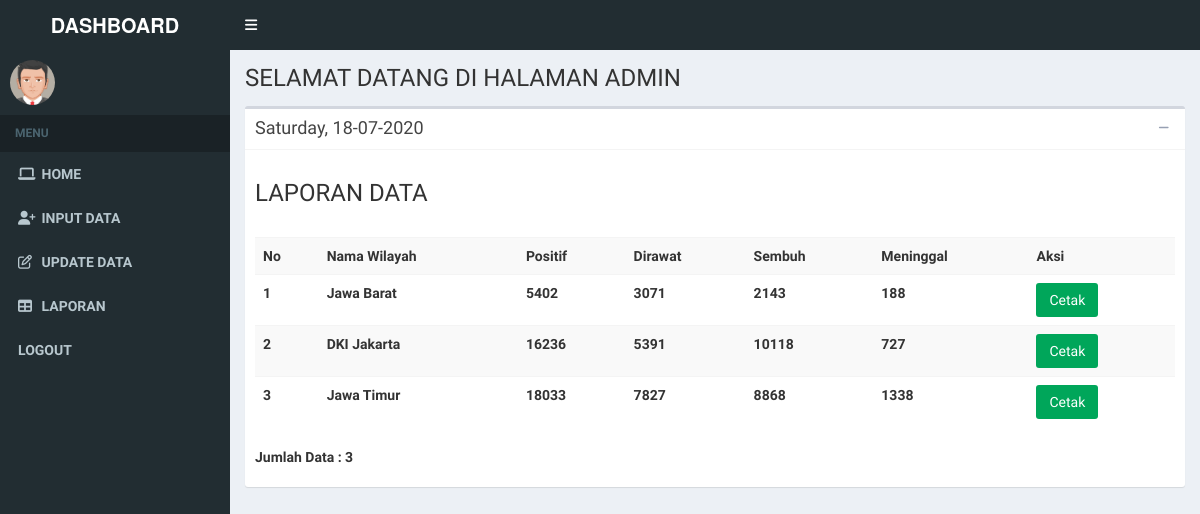
Screenshot of /page/home.php?page=laporan with the database file from the repository.
### tables this page shows
CREATE TABLE `data_pasien` (
  `id` int(11) NOT NULL,
  `area` varchar(50) NOT NULL,
  `positif` int(255) NOT NULL,
  `rawat` int(255) NOT NULL,
  `sembuh` int(255) NOT NULL,
  `meninggal` int(255) NOT NULL
);

### page/laporan.php (the view)
<div class="menu">
	<h3>LAPORAN DATA</h3><br>
	<div class="kotak_list">
	<table class="table table-striped">
		<tr>
			<th>No</th>
			<th>Nama Wilayah</th>
			<th>Positif</th>
			<th>Dirawat</th>
			<th>Sembuh</th>
			<th>Meninggal</th>
			<th>Aksi</th>
		<?php
			include '../koneksi.php';
			$query = mysqli_query($db, "SELECT * FROM data_pasien");
			$no = 0;
			while($data = mysqli_fetch_array($query)){
				$no++; ?>
			<tr>
				<td><?php echo $no; ?></td>
				<td><?php echo $data['area'];?></td>
				<td><?php echo $data['positif'];?></td>
				<td><?php echo $data['rawat'];?></td>
				<td><?php echo $data['sembuh'];?></td>
				<td><?php echo $data['meninggal'];?></td>
				<td>
					<a href="?page=cetak&id=<?php echo $data['id'];?>" class="btn bg-green" onclick="return confirm('Cetak Data Ini?');">Cetak</a>
				</td>
			</tr>
	    <?php } ?>
	</table>
	</div>
	<p>Jumlah Data : <?php echo mysqli_num_rows($query) ?>
</div>

### page/home.php (shortened to what this page needs)
<!DOCTYPE html>
<html>
<head>
  <link rel="stylesheet" href="../bower_components/bootstrap/dist/css/bootstrap.min.css">
  <link rel="stylesheet" href="../bower_components/font-awesome/css/font-awesome.min.css">
  <link rel="stylesheet" href="../bower_components/Ionicons/css/ionicons.min.css">
  <link rel="stylesheet" href="../bower_components/bootstrap-daterangepicker/daterangepicker.css">
  <link rel="stylesheet" href="../bower_components/bootstrap-datepicker/dist/css/bootstrap-datepicker.min.css">
  <link rel="stylesheet" href="../plugins/iCheck/all.css">
  <link rel="stylesheet" href="../bower_components/bootstrap-colorpicker/dist/css/bootstrap-colorpicker.min.css">
  <link rel="stylesheet" href="../plugins/timepicker/bootstrap-timepicker.min.css">
  <link rel="stylesheet" href="../bower_components/select2/dist/css/select2.min.css">
  <link rel="stylesheet" href="../dist/css/AdminLTE.min.css">
  <link rel="stylesheet" href="../dist/css/skins/_all-skins.min.css">
</head>
<body class="hold-transition skin-green sidebar-mini">
<div class="wrapper">
  <header class="main-header">
    <a href="home.php" class="logo" style="background-color: #222d32;">
      <span class="logo-lg"><b>DASHBOARD</span>
    </a>
    <nav class="navbar navbar-static-top" style="background-color: #222d32;">
      <a href="#" class="sidebar-toggle" data-toggle="push-menu" role="button">
      </a>
    </nav>
  </header>
  <aside class="main-sidebar">
    <section class="sidebar">
      <div class="user-panel">
        <div class="pull-left image">
          <img src="../dist/img/gambar1.png" class="img-circle" alt="User">
        </div>
        <div class="pull-left info">
        </div>
      </div>
      <ul class="sidebar-menu" data-widget="tree">
        <li class="header">MENU</li>
        <li class="">
          <a href="?page=home">
            <i class="fa fa-laptop"></i> <span>HOME</span>
          </a>
        </li>
        <li class="">
          <a href="?page=input">
            <i class="fa fa-user-plus"></i> <span>INPUT DATA</span>
          </a>
        </li>
        <li class="">
          <a href="?page=edit">
            <i class="fa fa-edit"></i> <span>UPDATE DATA</span>
          </a>
        </li>
        <li class="">
          <a href="?page=laporan">
            <i class="fa fa-table"></i> <span>LAPORAN</span>
          </a>
        </li>
        <li class="">
          <a href="logout.php">
            <span>LOGOUT</span>
          </a>
        </li>
    </section>
  </aside>
  <div class="content-wrapper">
    <section class="content-header">
      <h1>
        SELAMAT DATANG DI HALAMAN ADMIN
      </h1>
    </section>
    <section class="content">
      <div class="box">
        <div class="box-header with-border">
          <h3 class="box-title"><?php echo date('l, d-m-Y');?></h3>
          <div class="box-tools pull-right">
            <button type="button" class="btn btn-box-tool" data-widget="collapse" data-toggle="tooltip"
                    title="Collapse">
              <i class="fa fa-minus"></i></button>
          </div>
        </div>
        <div class="box-body">
          <?php
            switch ($_GET['page']) {
              case 'laporan':
                include 'laporan.php';
                break;
            }
          ?>
        </div>
      </div>
    </section>
  </div>
</div>
</body>
</html>

### rows the page displays
data_pasien: area "Jawa Barat", positif "5402", rawat "3071", sembuh "2143", meninggal "188"
data_pasien: area "DKI Jakarta", positif "16236", rawat "5391", sembuh "10118", meninggal "727"
data_pasien: area "Jawa Timur", positif "18033", rawat "7827", sembuh "8868", meninggal "1338"

### other values shown
mysqli_num_rows($query) "3"
